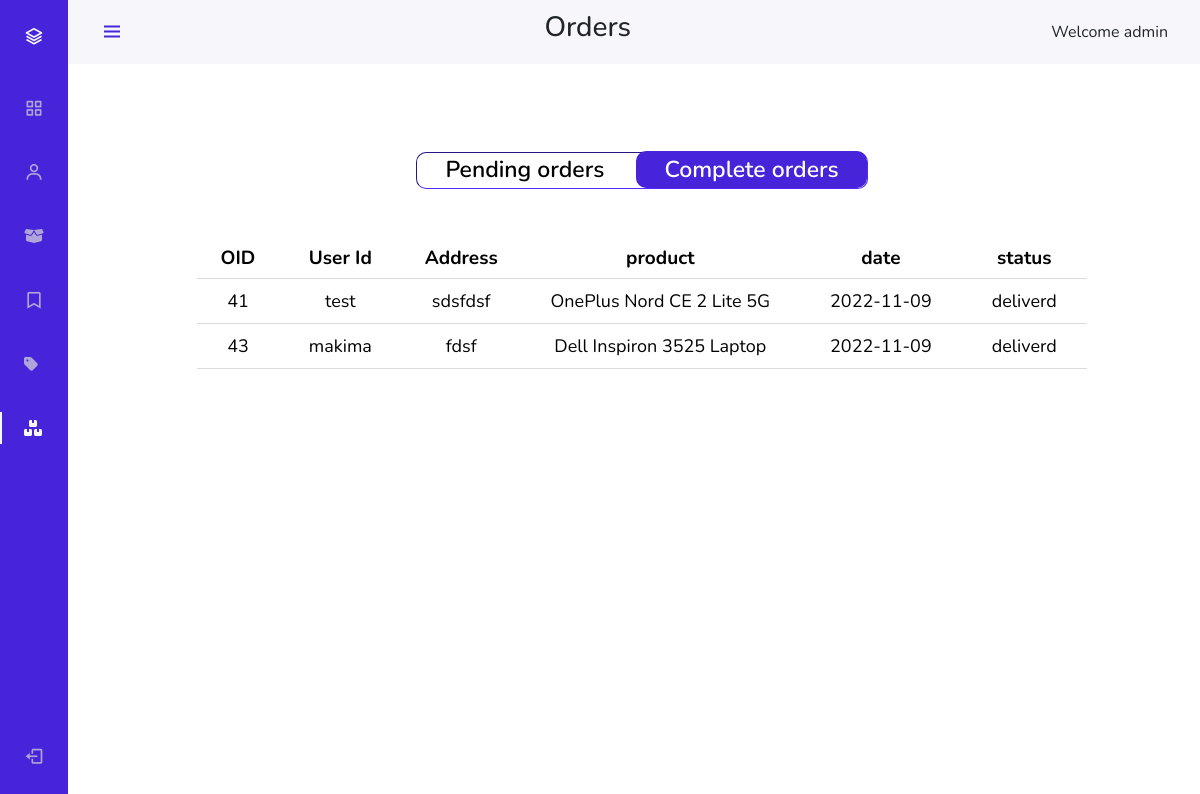
The app's page /admin/complet-orders.php (signed in) with its own data.
### tables this page shows
CREATE TABLE `orders` (
  `oid` int(11) NOT NULL,
  `ogrp_id` int(11) NOT NULL,
  `uid` int(11) NOT NULL,
  `adrid` int(11) NOT NULL,
  `pid` int(11) NOT NULL,
  `qty` int(11) NOT NULL DEFAULT 1,
  `date` date NOT NULL DEFAULT current_timestamp(),
  `status` int(11) NOT NULL DEFAULT 0 COMMENT '0 = pending\r\n1 = delivered'
);

CREATE TABLE `users` (
  `id` int(11) NOT NULL,
  `name` varchar(20) NOT NULL,
  `password` varchar(255) NOT NULL,
  `email` varchar(50) NOT NULL,
  `status` int(2) NOT NULL DEFAULT 0 COMMENT '0= enable,1= Disable'
);

CREATE TABLE `products` (
  `pid` int(11) NOT NULL,
  `pname` varchar(30) NOT NULL,
  `cid` int(11) NOT NULL,
  `subid` int(11) NOT NULL DEFAULT 0,
  `price` int(8) NOT NULL,
  `dis-price` int(8) NOT NULL,
  `desc` varchar(255) NOT NULL,
  `pimg` varchar(100) NOT NULL,
  `status` int(11) NOT NULL DEFAULT 0 COMMENT '0= enable,1= Disable'
);

### admin/complet-orders.php (the view, shortened to what this page needs)
<?php include "../componet/conn.php" ?>
<html>
<head>
    <link rel="stylesheet" href="https://cdn.jsdelivr.net/npm/bootstrap@5.0.0-beta1/dist/css/bootstrap.min.css">
    <link rel="stylesheet" href="https://cdn.jsdelivr.net/npm/bootstrap@5.0.0-beta1/dist/js/bootstrap.bundle.min.js">
    <link rel="stylesheet" href="https://cdnjs.cloudflare.com/ajax/libs/jquery/3.2.1/jquery.min.js">
    <link rel="stylesheet" href="https://cdn.jsdelivr.net/npm/boxicons@latest/css/boxicons.min.css">
    <link rel="stylesheet" href="admin-style.css">
    <link rel="stylesheet" href="https://cdnjs.cloudflare.com/ajax/libs/font-awesome/6.0.0/css/all.min.css" />
</head>
<body>
    <body id="body-pd">
    <nav>
    <header class="header" id="header">
            <div class="header_toggle"> <i class='bx bx-menu' id="header-toggle"></i> </div>
            <div class="header-title"><h3>Orders</h3></div>
            <div>Welcome <?php echo $_SESSION["name"] ?></div>
        </header>
        <div class="l-navbar" id="nav-bar">
            <nav class="nav">
                <div>
                    <a href="index.php" class="nav_logo"> <i class='bx bx-layer nav_logo-icon'></i> <span class="nav_logo-name">EZSOP</span> </a>
                    <div class="nav_list">
                        <a href="index.php" class="nav_link "> <i class='bx bx-grid-alt nav_icon'></i>
                            <span class="nav_name">Dashboard</span> </a>
                        <a href="user.php" class="nav_link"> <i class='bx bx-user nav_icon'></i> <span class="nav_name">Users</span> </a>
                        <a href="products.php" class="nav_link"> <i class="fa-solid fa-box-open"></i> <span class="nav_name">Products</span> </a>
                        <a href="category.php" class="nav_link"> <i class='bx bx-bookmark nav_icon'></i> <span class="nav_name">Catagory</span> </a>
                        <a href="sub-category.php" class="nav_link "> <i class="fa-solid fa-tag"></i> <span class="nav_name">Sub-Category</span> </a>
                         <a href="orders.php" class="nav_link active"> <i class="fa-solid fa-boxes-stacked"></i> <span class="nav_name">Orders</span> </a>
                    </div>
                </div>
                <a href="admin-componet/logout.php" class="nav_link"> <i class='bx bx-log-out nav_icon'></i> <span class="nav_name">SignOut</span> </a>
            </nav>
        </div>
        </nav>
        <div class=" py-5 container">
        <div class="user-subnav">
                <div class="navlinks">
                    <a href="orders.php" >Pending orders</a>
                    <a href="complet-orders.php" class="active">Complete orders</a>
                </div>
            </div>
            <table align="center">
                <thead class="t_hading">
                    <tr>
                        <th>OID</th>
                        <th>User Id</th>
                        <th>Address</th>
                        <th>product</th>
                        <th>date</th>
                        <th>status</th>
                    </tr>
                </thead>
                <tbody class="t_body">
                    <?php
                    $select = "SELECT * FROM orders where status=1";
                    $q1 = mysqli_query($con, $select);
                    while ($rec = mysqli_fetch_assoc($q1)) {
                    ?>
                        <tr>
                            <td><?php echo $rec['oid']; ?></td>
                            <?php
                                $finduser = "SELECT * FROM `users` where id={$rec['uid']}";
                                $excfinduser = $con->query($finduser);
                                $user = mysqli_fetch_assoc($excfinduser);
                            ?>
                            <td><?php echo $user["name"]; ?></td>
                            <?php
                                $findaddress = "SELECT * FROM `user-address` where adrid={$rec['adrid']}";
                                $excfindaddress = $con->query($findaddress);
                                $address = mysqli_fetch_assoc($excfindaddress);
                            ?>
                            <td><?php echo $address['address']; ?></td>
                            <?php
                            $findprod = "SELECT * FROM `products` where pid={$rec['pid']}";
                            $excfindprod = $con->query($findprod);
                            $prod = mysqli_fetch_assoc($excfindprod);
                            ?>
                            <td><?php echo $prod['pname']; ?></td>
                            <td><?php echo $rec['date']; ?></td>
                            <td><?php if($rec["status"] == 1){ echo "deliverd"; }else{ echo "pending"; } ?></td>
                        </tr>
                    <?php
                    } ?>
                </tbody>
            </table>
        </div>
    </body>
</html>

### admin/admin-style.css (style rules this page uses)
:root { --header-height: 3rem; --nav-width: 68px; --first-color: #4723d9; --first-color-light: #afa5d9; --white-color: #f7f6fb; --body-font: "Nunito", sans-serif; --normal-font-size: 1rem; --z-fixed: 100; }
body { position: relative; margin: var(--header-height) 0 0 0; padding: 0 1rem; font-family: var(--body-font); font-size: var(--normal-font-size); transition: 0.5s; }
a { text-decoration: none; }
.header { width: 100%; height: var(--header-height); position: fixed; top: 0; left: 0; display: flex; align-items: center; justify-content: space-between; padding: 0 1rem; background-color: var(--white-color); z-index: var(--z-fixed); transition: 0.5s; }
.header_toggle { color: var(--first-color); font-size: 1.5rem; cursor: pointer; }
.l-navbar { position: fixed; top: 0; left: -30%; width: var(--nav-width); height: 100vh; background-color: var(--first-color); padding: 0.5rem 1rem 0 0; transition: 0.5s; z-index: var(--z-fixed); }
.nav { height: 100%; display: flex; flex-direction: column; justify-content: space-between; overflow: hidden; }
.nav_logo, .nav_link { display: grid; grid-template-columns: max-content max-content; align-items: center; column-gap: 1rem; padding: 0.5rem 0 0.5rem 1.5rem; }
.nav_logo { margin-bottom: 2rem; }
.nav_logo-icon { font-size: 1.25rem; color: var(--white-color); }
.nav_link { position: relative; color: var(--first-color-light); margin-bottom: 1.5rem; transition: 0.3s; }
.nav_icon { font-size: 1.25rem; }
.active { color: var(--white-color); }
.active::before { content: ""; position: absolute; left: 0; width: 2px; height: 32px; background-color: var(--white-color); }
@media screen and (min-width: 768px) { body { margin: calc(var(--header-height) + 1rem) 0 0 0; padding-left: calc(var(--nav-width) + 2rem); } }
@media screen and (min-width: 768px) { .header { height: calc(var(--header-height) + 1rem); padding: 0 2rem 0 calc(var(--nav-width) + 2rem); } }
@media screen and (min-width: 768px) { .l-navbar { left: 0; padding: 1rem 1rem 0 0; } }
.user-subnav { display: flex; justify-content: center; width: 100%; padding-top: 40px; }
.user-subnav .navlinks { border: 1px #4723d9 inset; border-radius: 10px; }
.user-subnav a { font-size: 23px; color: black; padding: 3px 28px; border-radius: 10px; font-family: var(--body-font); font-weight: 600; }
.user-subnav .active { background-color: #4723d9; color: white; }

### admin/complet-orders.php (style rules this page uses)
table { align-items: center; margin-top: 50px; margin-bottom: 30px; color: black; font-size: 20px; }
.t_hading { height: 40px; text-align: center; }
.t_hading th { text-align: center; border-bottom: 1px rgb(217, 220, 219) solid; font-size: 19px; }
.t_body tr td { padding: 10px 30px; text-align: center; border-bottom: 0.1px rgb(217, 220, 219) solid; font-size: 18px; }

### records on screen
orders: oid "41", uid.name "test", adrid.address "sdsfdsf", pid.pname "OnePlus Nord CE 2 Lite 5G", date "2022-11-09", status "deliverd"
orders: oid "43", uid.name "makima", adrid.address "fdsf", pid.pname "Dell Inspiron 3525 Laptop", date "2022-11-09", status "deliverd"

### other values on screen
$_SESSION["name"] "admin"
